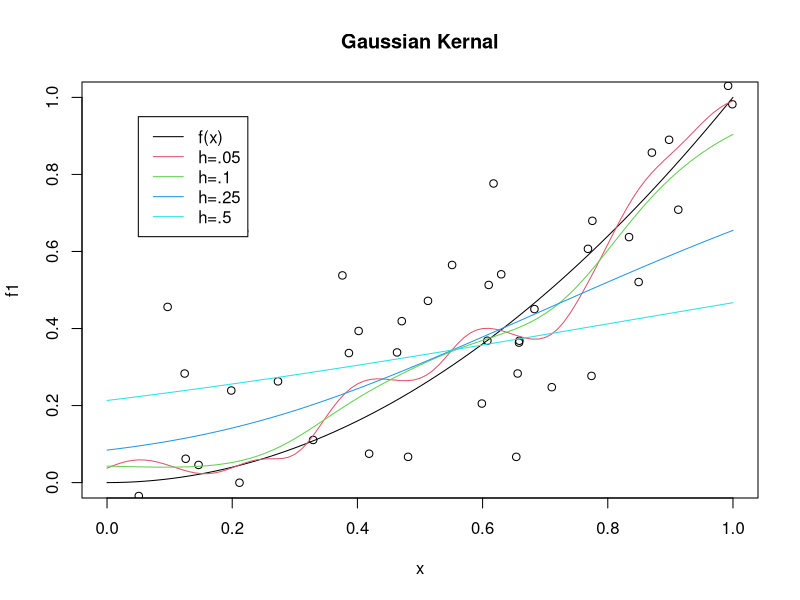
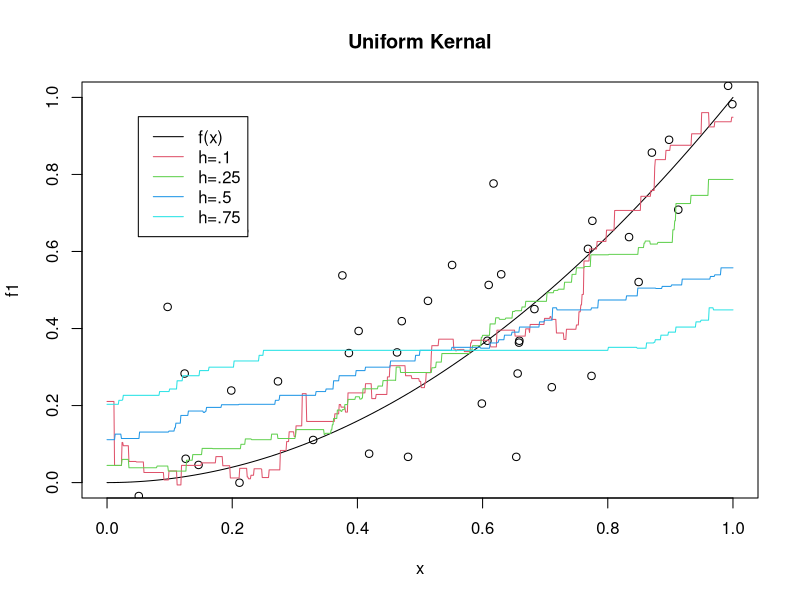
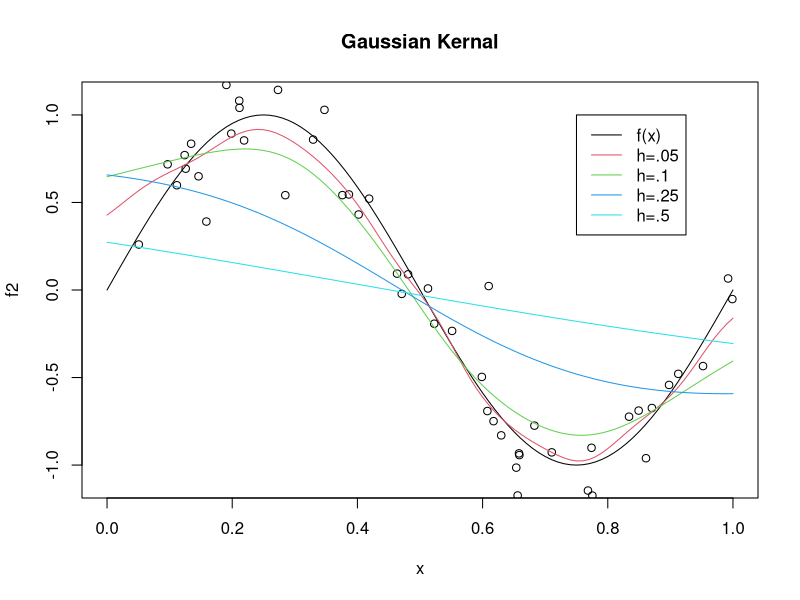
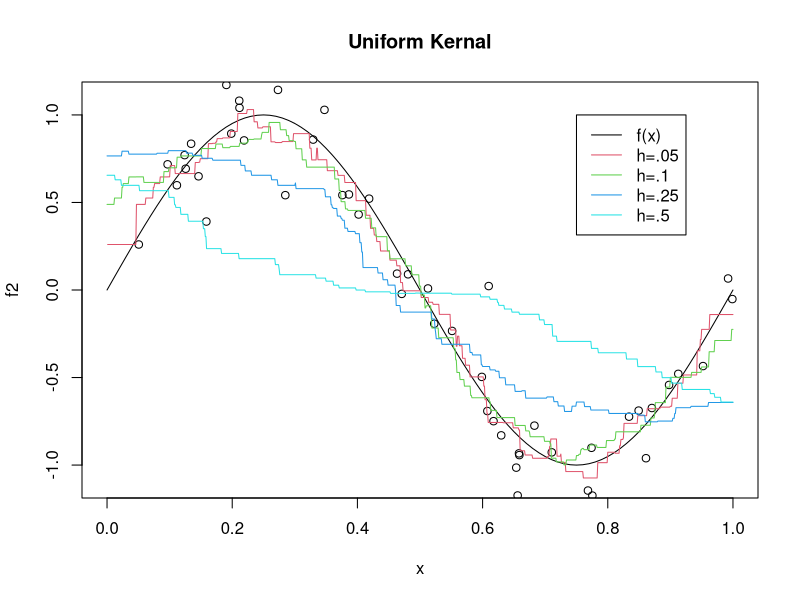

Reproduce these figures in R, in order.
#######################################
############ Generate Data ############
#######################################

# Functions

f1 <- function(x){
	x^2
}

f2 <- function(x){
	sin(2*pi*x)
}

#Generate data

x <- runif(50)

y1 <- f1(x)+rnorm(50,0,.2)
y2 <- f2(x)+rnorm(50,0,.2)

# Center data

y1a <- y1 -mean(y1)
y2a <- y2 - mean(y2)
xa  <- x - mean(x)

#######################################
###### Build Weighting Functions ######
#######################################

#Kernal Functions

#Uniform Kernal

k1 <- function(x){
	as.numeric(ifelse(abs(x)<=1,1,0))
}

#Gaussian Kernal

k2 <- function(x){
	exp(-(x^2)/2)
}

#Weighting Function

w <- function(x,x.star,h,K){
	(1/h)*K((x-x.star)/h)
}

#######################################
################ Plots ################
#######################################

#Plot f1 - Gaussian Kernal

plot(f1,main='Gaussian Kernal')
points(x,y1)

h <- c(.05,.1,.25,.5)

for (j in 1:length(h)){
new.x <- seq(0,1,by=.01)-mean(x)

x.est <- rep(0,length(new.x))
	for (i in 1:length(new.x)){
		temp <- w(xa,new.x[i],h[j],k2)
		x.est[i] <- sum((temp/sum(temp))*y1a)
	}

points(new.x+mean(x),x.est+mean(y1),type='l',col=j+1)
}
legend(.05,.95,legend=c('f(x)','h=.05','h=.1','h=.25','h=.5'),lty=1,col=1:5)

#Plot f1 - Uniform Kernal

plot(f1,main='Uniform Kernal')
points(x,y1)

h <- c(.1,.25,.5,.75)

for (j in 1:length(h)){
new.x <- seq(0,1,by=.001)-mean(x)

x.est <- rep(0,length(new.x))
	for (i in 1:length(new.x)){
		temp <- w(xa,new.x[i],h[j],k1)
		x.est[i] <- sum((temp/sum(temp))*y1a)
	}

points(new.x+mean(x),x.est+mean(y1),type='l',col=j+1)
}
legend(.05,.95,legend=c('f(x)','h=.1','h=.25','h=.5','h=.75'),lty=1,col=1:5)

#Plot f2 Gaussian Kernal

plot(f2,main='Gaussian Kernal',ylim=c(-1.1,1.1))
points(x,y2)

h <- c(.05,.1,.25,.5)

for (j in 1:length(h)){
new.x <- seq(0,1,by=.01)-mean(x)

x.est <- rep(0,length(new.x))
	for (i in 1:length(new.x)){
		temp <- w(xa,new.x[i],h[j],k2)
		x.est[i] <- sum((temp/sum(temp))*y2a)
	}

points(new.x+mean(x),x.est+mean(y2),type='l',col=j+1)
}
legend(.75,1,legend=c('f(x)','h=.05','h=.1','h=.25','h=.5'),lty=1,col=1:5)

#Plot f2 Uniform Kernal

plot(f2,main='Uniform Kernal',ylim=c(-1.1,1.1))
points(x,y2)

h <- c(.05,.1,.25,.5)

for (j in 1:length(h)){
new.x <- seq(0,1,by=.001)-mean(x)

x.est <- rep(0,length(new.x))
	for (i in 1:length(new.x)){
		temp <- w(xa,new.x[i],h[j],k1)
		x.est[i] <- sum((temp/sum(temp))*y2a)
	}

points(new.x+mean(x),x.est+mean(y2),type='l',col=j+1)
}
legend(.75,1,legend=c('f(x)','h=.05','h=.1','h=.25','h=.5'),lty=1,col=1:5)

